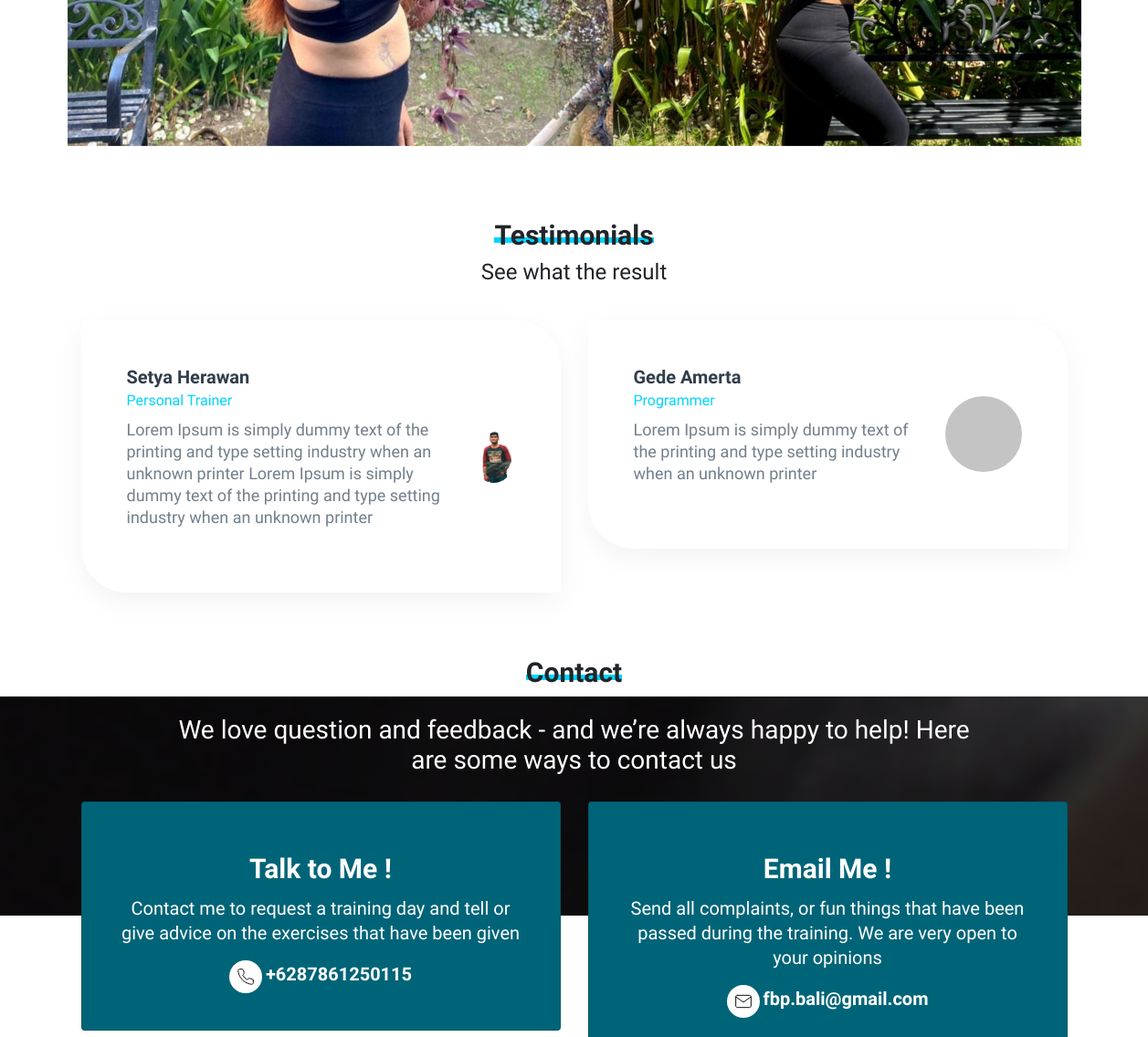
/ (middle part), run on an earlier commit of the app's database.
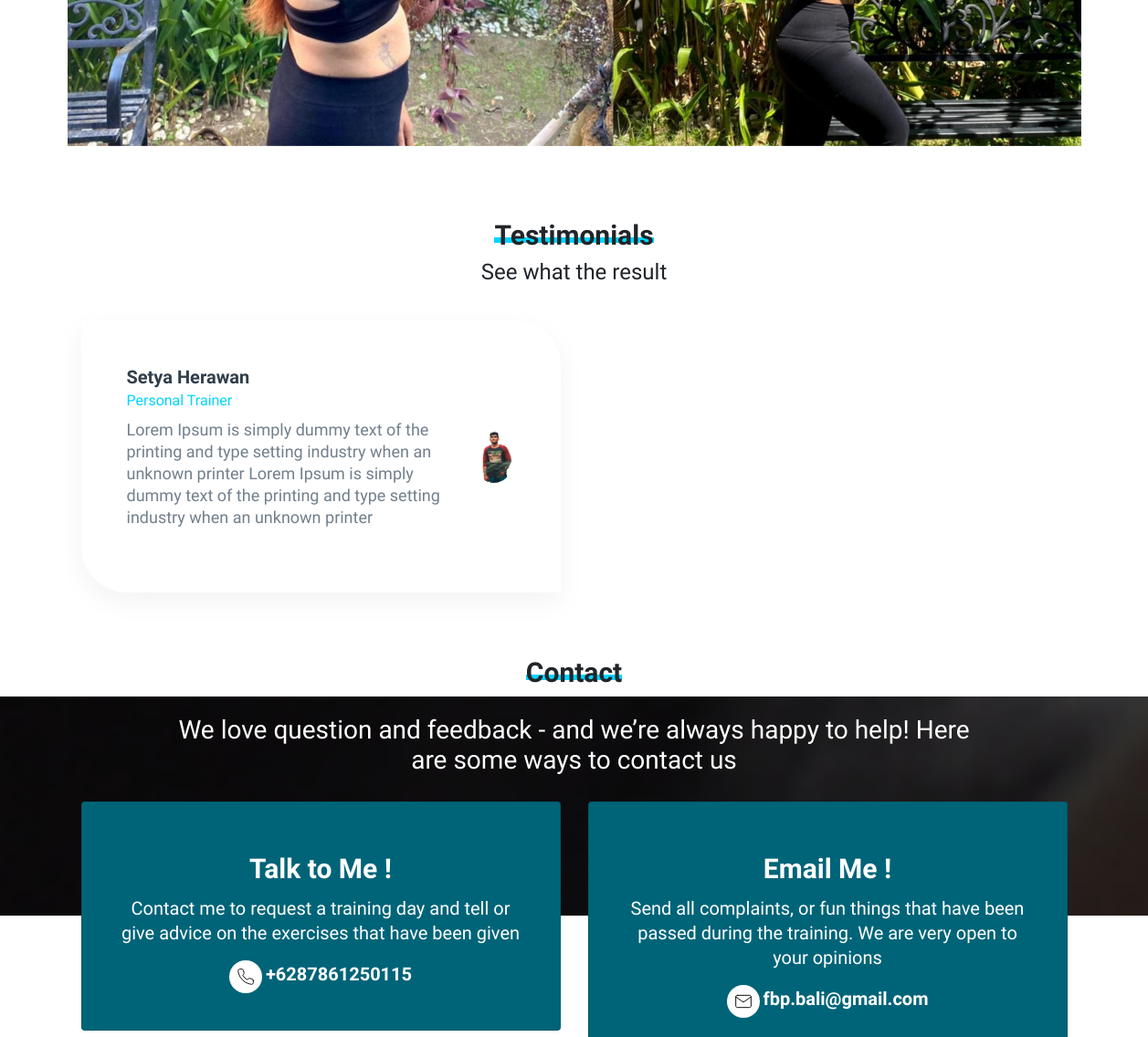
And on a later commit of the database.
### tables this page shows
CREATE TABLE `testimonials` (
  `id` int(11) NOT NULL,
  `name` text NOT NULL,
  `job` text NOT NULL,
  `descriptions` text NOT NULL,
  `photos` varchar(255) NOT NULL,
  `created_at` datetime NOT NULL DEFAULT CURRENT_TIMESTAMP
);

### app/core/Controller.php (called while the page is built, shortened)
<?php
class Controller
{
    public function view($view, $data = [])
    {
        require_once 'app/views/'. $view . '.php';
    }
    public function model($model)
    {
        return new $model;
    }
}

### app/controllers/home.php (called while the page is built, shortened)
<?php
class Home extends Controller
{
    public function index()
    {
        $data['title'] = 'Future Body Project';
        $data['set_active'] = 'index';
        $data['getTesti']= $this->model('Home_model')->getTesti();
        $data['getCoach']= $this->model('Coach_model')->getAllCoach();
        $this->view('home/index', $data);
    }
}

### app/core/App.php (called while the page is built, shortened)
<?php
class App
{
    protected $method = 'index';
    protected $params = [];
    public function __construct()
    {
        $this->controller = new $this->controller;
        call_user_func_array([$this->controller, $this->method], $this->params);
    }
}

### index.php (called while the page is built, shortened)
<?php
$app = new App;

### app/core/Database.php (called while the page is built, shortened)
<?php
class Database
{
    private $host = DB_HOST;
    private $user = DB_USER;
    private $pass = DB_PASS;
    private $name = DB_NAME;
    private $dbh;
    private $stmt;
    public function __construct()
    {
        $dsn = 'mysql:host=' . $this->host . ';dbname=' . $this->name;
        $option = [
            PDO::ATTR_PERSISTENT => true,
            PDO::ATTR_ERRMODE => PDO::ERRMODE_EXCEPTION
        ];
        try {
            $this->dbh = new PDO($dsn, $this->user, $this->pass, $option);
        } catch (PDOException $e) {
            die($e->getMessage());
        }
    }
    public function query($query)
    {
        $this->stmt = $this->dbh->prepare($query);
    }
    public function execute()
    {
        $this->stmt->execute();
    }
    public function resultAll()
    {
        $this->execute();
        return $this->stmt->fetchAll(PDO::FETCH_ASSOC);
    }
}

### app/models/Home_model.php (called while the page is built, shortened)
<?php
class Home_model
{
    private $db;
    public function __construct()
    {
        $this->db = new Database;
    }
    public function getTesti()
    {
        $this->db->query("SELECT * FROM testimonials");
        return $this->db->resultAll();
    }
}

### app/views/home/index.php (the view, shortened to what the changed rows need)
<div class="container-lg" style="margin-top: 5em">
    <div class="row">
        <div class="col-lg-12 col-md-12 text-center">
            <h2 class="text-title">
                <span class="underline-title-text">Testimonials</span>
            </h2>
            <h2 class="subtitle-text">See what the result</h2>
        </div>
    </div>
    <section class="testimonials">
        <div class="container">
            <div class="row">
                <?php foreach($data['getTesti'] as $testi) : ?>
                <div class="col-lg-6">
                    <div class="box d-flex align-items-center wow fadeInLeft" data-aos="zoom-out-up"
                        data-aos-duration="1000">
                        <div class="content">
                            <h3><?= $testi['name']?><br /><span style="font-size: 16px"><?=$testi['job']?></span></h3>
                            <p>
                                <?= html_entity_decode($testi['descriptions'])?>
                            </p>
                        </div>
                        <?php if($testi['photos']) : ?>
                        <div class="image h-80">
                            <img src="<?= baseurl ?>/assets/images/<?= $testi['photos']?>" alt="" class="img-fluid" />
                        </div>
                        <?php else : ?>
                        <div class="image">
                            <img src="<?= baseurl ?>/assets/images/default.jpg" alt="" class="img-fluid" />
                        </div>
                        <?php endif; ?>
                    </div>
                </div>
                <?php endforeach; ?>
            </div>
        </div>
    </section>
</div>
<div class="container-lg">
    <div class="row">
        <div class="col-lg-12 col-md-12 text-center">
            <h2 class="text-title">
                <span class="underline-title-text">Contact</span>
            </h2>
        </div>
    </div>
</div>
<div class="bg-contact">
    <h1 class="subtitle-contact">
        We love question and feedback - and we’re always happy to help! Here
        <br />
        are some ways to contact us
    </h1>
</div>

What changed in the data, as far as the page shows it:
removed testimonials: name "Gede Amerta", job "Programmer", descriptions "Lorem Ipsum is simply dummy text of the printing and type setting industry when an unknown printer"
